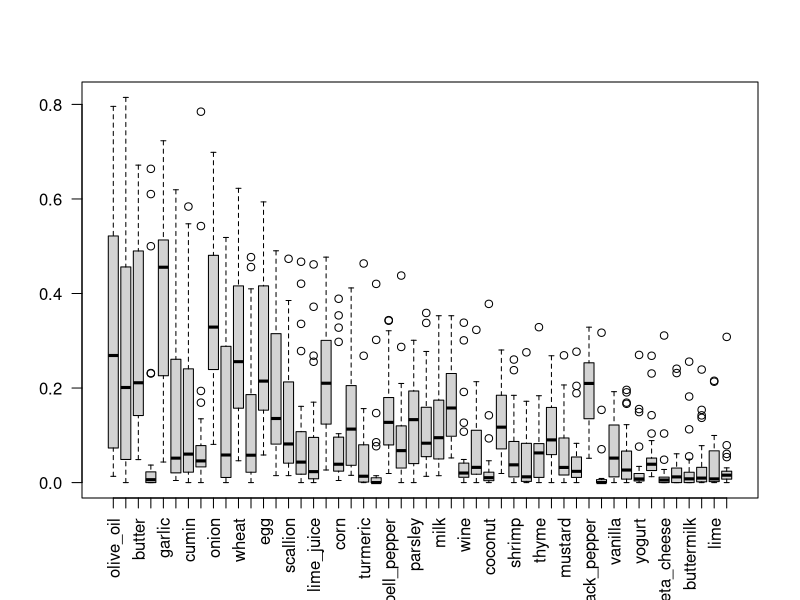
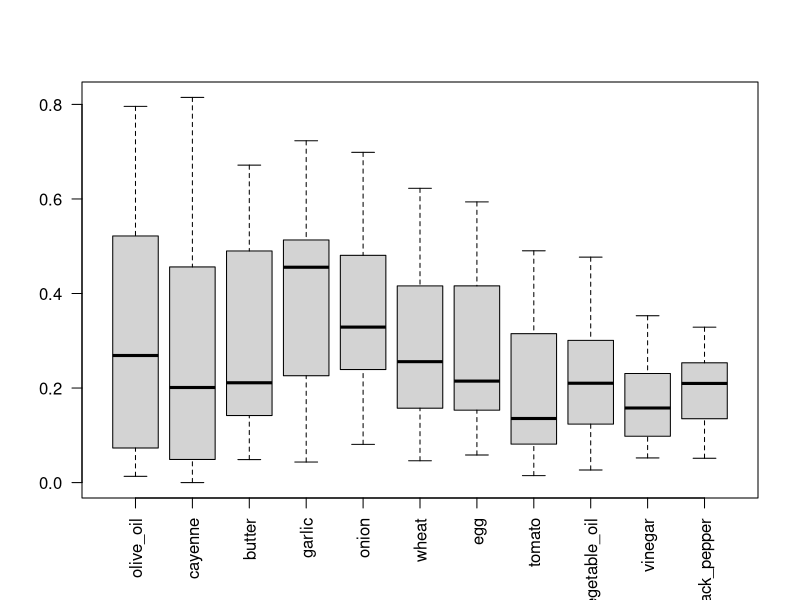
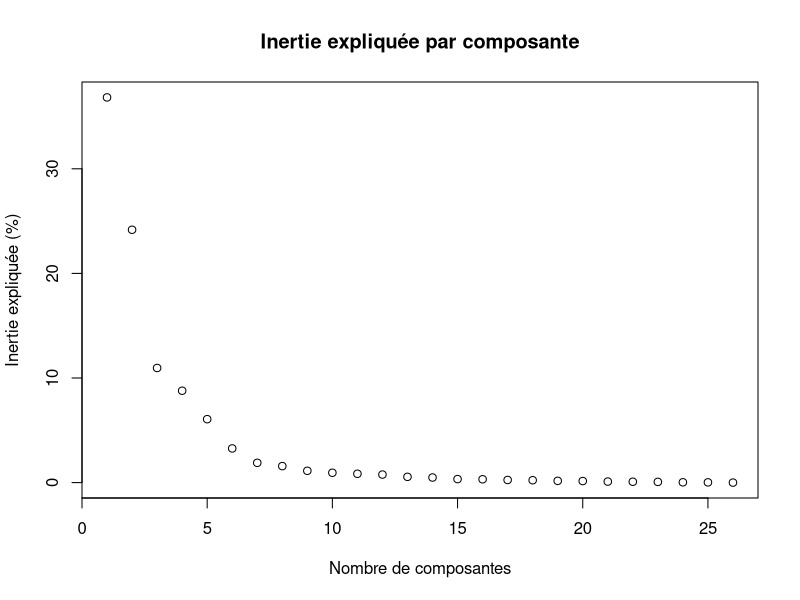
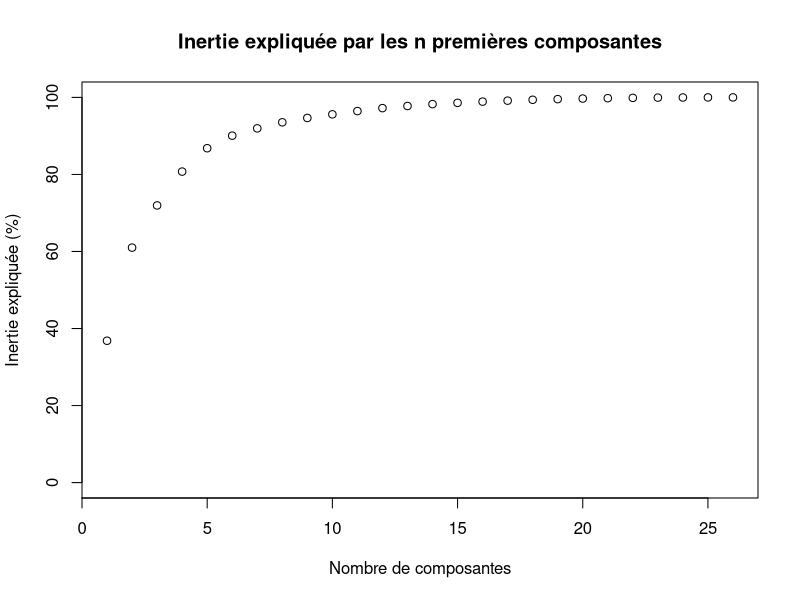
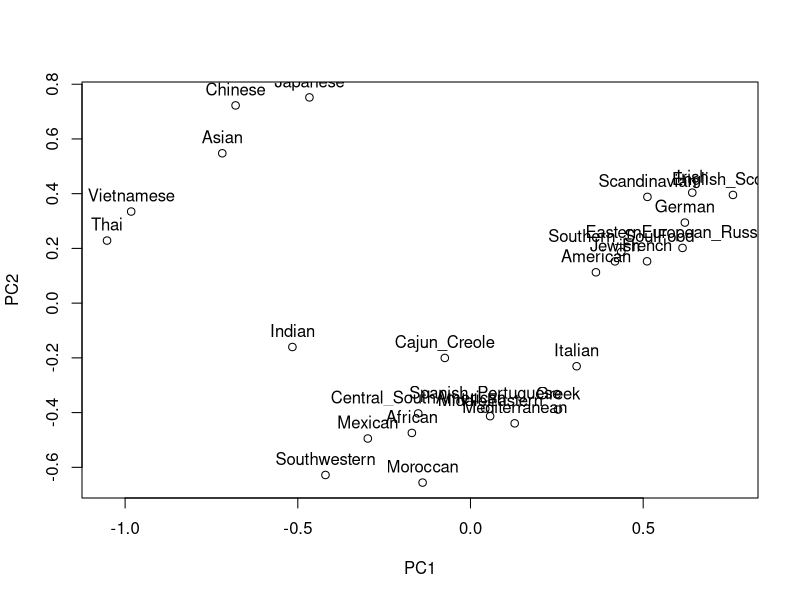
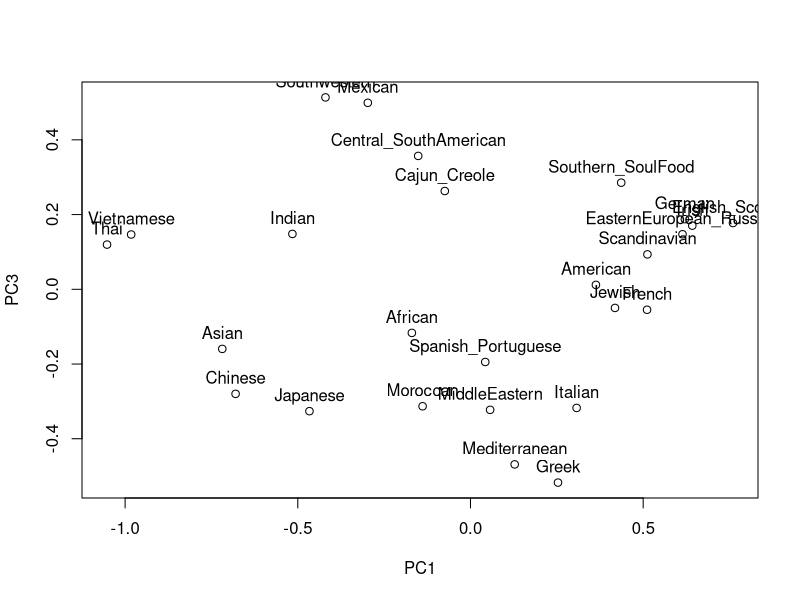
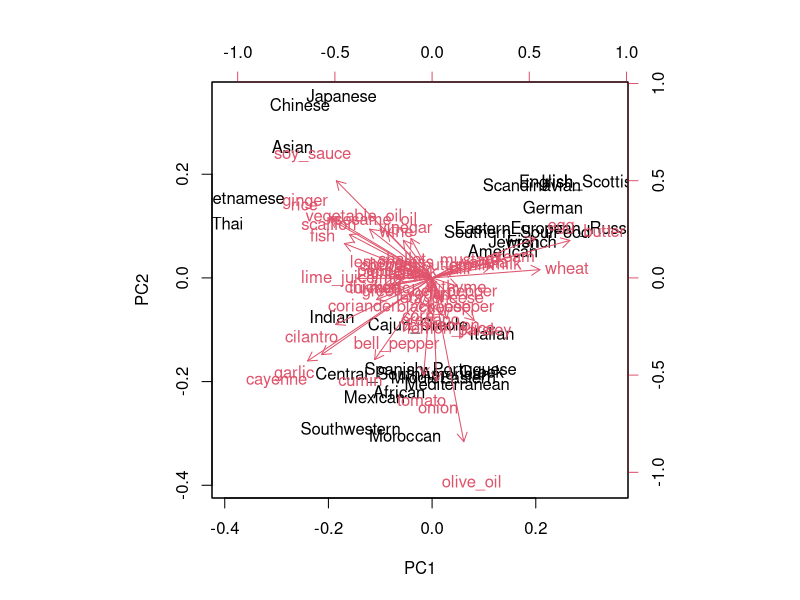
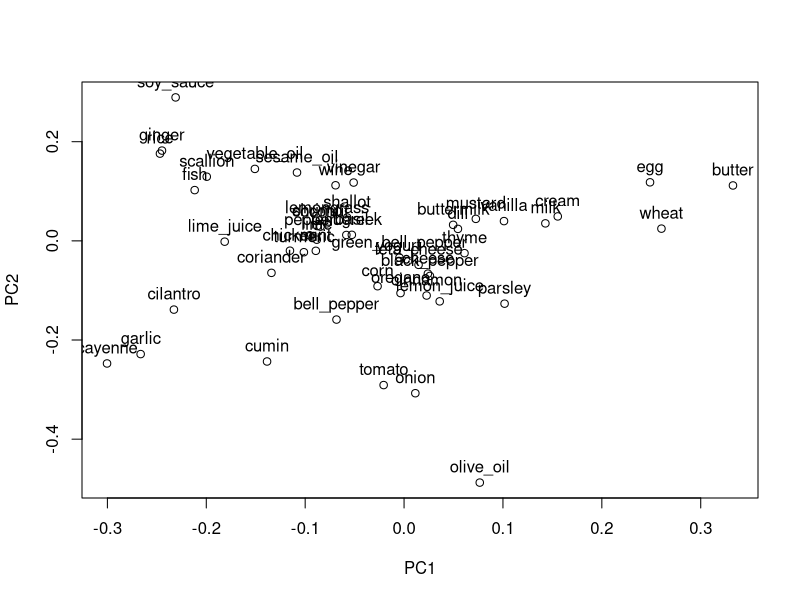

Reproduce these figures in R, in order.
#### projet SY09

### Exercice 1

## 1 - description
recettes.pays <- read.csv("donnees/recettes-pays.data", row.names = 1)
na.fail(recettes.pays)
rowSums(recettes.pays)
dim(recettes.pays)
summary(recettes.pays)

cor(recettes.pays)    # correlation entre les ingrédients
cor(t(recettes.pays)) # correlation entre pays

boxplot(recettes.pays, las = 2)
boxplot(recettes.pays[colMeans(recettes.pays) > 0.15], las = 2) # most used ingredients

# plot(recettes.pays[cor(recettes.pays) > 0.9])

## 2 - ACP

acp.recettes.pays <- prcomp(recettes.pays)  # ACP - variables = ingrédients

acp.recettes.pays$sdev # racine carrée des valeurs absolues
acp.recettes.pays.inertie <- acp.recettes.pays$sdev ^ 2 # valeurs absolues de la matrice de covarience

eigen(cov(recettes.pays))$values
# on retrouve à peu près les mêmes résultat
# on peut considérer les valeurs d'indice supérieur à 26 égales à 0, toutes ces valeurs sont inferieur à 10^-16
# elles ne sont dû qu'à des approximations, en effet on part d'une matrice de rang maximum 26
# on ne peut avoir plus de 26 valeurs propres non nulles.

inertie_total <- sum(acp.recettes.pays.inertie)

acp.recettes.pays.inertiep <- acp.recettes.pays.inertie / inertie_total * 100
inertie_explique <- apply(t(1:26), 2, function(x) sum(acp.recettes.pays.inertiep[1:x]))

plot(acp.recettes.pays.inertiep,
     main = "Inertie expliquée par composante",
     xlab = "Nombre de composantes",
     ylab = "Inertie expliquée (%)"
)
plot(inertie_explique,
     main = "Inertie expliquée par les n premières composantes",
     xlab = "Nombre de composantes",
     ylab = "Inertie expliquée (%)",
     ylim = c(0, 100)
)


plot(acp.recettes.pays$x[,1:2])
text(acp.recettes.pays$x[,1:2], row.names(recettes.pays), pos=3)

plot(acp.recettes.pays$x[,c(1,3)])
text(acp.recettes.pays$x[,c(1,3)], row.names(recettes.pays), pos=3)

biplot(acp.recettes.pays) # illisible

# TODO : contributions relatives aux axes - individus ?
# plot des anciens axes dans le nouveau - à voir - certainement ilisible

plot(acp.recettes.pays$rotation[,1:2])
text(acp.recettes.pays$rotation[,1:2], colnames(recettes.pays), pos=3)

## 3 - Analyse ascendante hiérarchique

dist.recettes.pays <-dist(recettes.pays, method = "manhattan")

hclust.recettes.pays <- hclust(dist.recettes.pays) # methodes : "single", "average", ...
plot(hclust.recettes.pays)


## 4 - K-means

kmeans.inertia <- function(tab, maxK = 10, n = 20) {
  inertia <- vector(length = maxK)
  for(k in 1:maxK) {
    inertia[k] <- sum(kmeans(tab, k, nstart = n)$withinss)
  }
  
  return(inertia)
}

plot(kmeans.inertia(recettes.pays, 10, 20),
     ylab = "Inertie total",
     xlab = "Nombre de centres"
)

kmeans.recette.pays <- kmeans(recettes.pays, centers = 3, nstart = 20)
kmeans.recette.pays <- kmeans(recettes.pays, centers = 7, nstart = 20)


plot(acp.recettes.pays$x[,1:2],
     col = c("red","green","blue","purple","orange")[kmeans.recette.pays$cluster]
)
text(acp.recettes.pays$x[,1:2],
     row.names(recettes.pays), pos=3,
     col = c("red","green","blue","purple","orange")[kmeans.recette.pays$cluster]
)


## 5 - Classification géographique des origines

# s'ils nous demande de dire que  les mexicains sont loins des allemands et de dire qu'on le retrouve 
# dans la classif obtenue ok, sinon je ne vois pas comment faire.


## 6 - description des données

recettes.echant <- read.csv("donnees/recettes-echant.data")
na.fail(recettes.echant)

summary(recettes.echant)

dim(recettes.echant)

barplot(sort(table(recettes.echant[,1]), decreasing = T), las = 2, cex.names = 0.7)


## 7 - group ingrédients

ingredients.pays <- t(recettes.echant[,2:51])
disim.ingredients <- dist(ingredients.pays, method = "binary")

## 8 - classif ascendante hierarchique

hclust.ingredients <- hclust(disim.ingredients, method = "ward.D2")

plot(hclust.ingredients,
     main = "Classification ascendante hiérarchique (Ward.D2)",
     xlab = "Ingrédients", sub = "")


## 9 - k-médoïdes

library(cluster)

pam.ingredients <- pam(disim.ingredients, 2)
clusplot(pam.ingredients, labels = 3, color=TRUE, shade=TRUE, lines=0, col.p="black", main = "K-Medïodes (k=2)")

pam.ingredients <- pam(disim.ingredients, 3)
clusplot(pam.ingredients, labels = 3, color=TRUE, shade=TRUE, lines=0, col.p="black", main = "K-Medïodes (k=3)")

pam.ingredients <- pam(disim.ingredients, 5)
clusplot(pam.ingredients, labels = 3, color=TRUE, shade=TRUE, lines=0, col.p="black", main = "K-Medïodes (k=5)")

pam.ingredients <- pam(disim.ingredients, 8)
clusplot(pam.ingredients, labels = 3, color=TRUE, shade=TRUE, lines=0, col.p="black", main = "K-Medïodes (k=8)")

pam.ingredients$medoids
pam.ingredients$clusinfo









